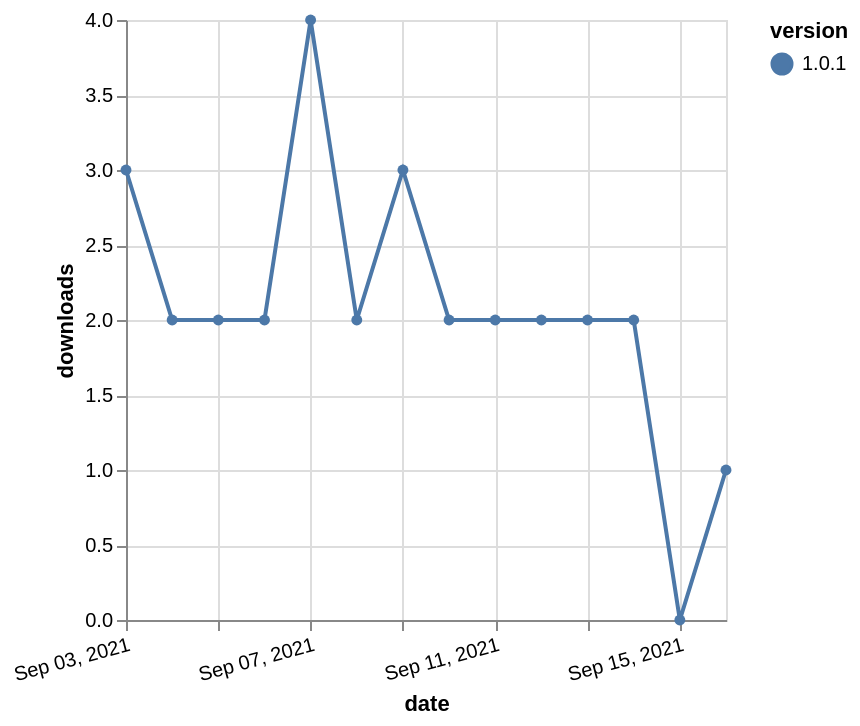

Vega-Lite specification for this chart:
### Vega-Lite specification from a JSON file in a GitHub repository (floating-point values rounded to 4 significant figures)
{"$schema": "https://vega.github.io/schema/vega-lite/v5.json", "description": "A simple bar chart with embedded data.", "data": {"values": [{"date": "2021-09-03", "total": 2539, "delta": 3, "version": "1.0.1"}, {"date": "2021-09-04", "total": 2541, "delta": 2, "version": "1.0.1"}, {"date": "2021-09-05", "total": 2543, "delta": 2, "version": "1.0.1"}, {"date": "2021-09-06", "total": 2545, "delta": 2, "version": "1.0.1"}, {"date": "2021-09-07", "total": 2549, "delta": 4, "version": "1.0.1"}, {"date": "2021-09-08", "total": 2551, "delta": 2, "version": "1.0.1"}, {"date": "2021-09-09", "total": 2554, "delta": 3, "version": "1.0.1"}, {"date": "2021-09-10", "total": 2556, "delta": 2, "version": "1.0.1"}, {"date": "2021-09-11", "total": 2558, "delta": 2, "version": "1.0.1"}, {"date": "2021-09-12", "total": 2560, "delta": 2, "version": "1.0.1"}, {"date": "2021-09-13", "total": 2562, "delta": 2, "version": "1.0.1"}, {"date": "2021-09-14", "total": 2564, "delta": 2, "version": "1.0.1"}, {"date": "2021-09-15", "total": 2564, "delta": 0, "version": "1.0.1"}, {"date": "2021-09-16", "total": 2565, "delta": 1, "version": "1.0.1"}]}, "width": "container", "mark": {"type": "line", "point": {"filled": true}}, "encoding": {"x": {"field": "date", "type": "temporal", "timeUnit": "yearmonthdate", "title": "date", "axis": {"labelAngle": -15}}, "y": {"field": "delta", "type": "quantitative", "title": "downloads"}, "color": {"field": "version", "type": "nominal"}, "tooltip": {"field": "delta"}}}
